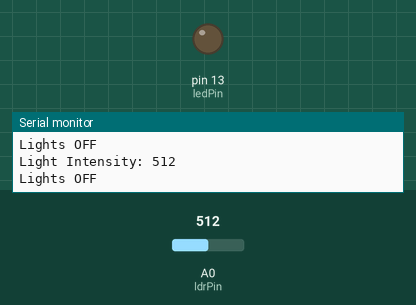
This sketch was run on a simulated Arduino Uno, built with avr-gcc and run on an emulated ATmega328P. Parts: output pins drawn as LEDs (lit = HIGH), the last lines printed to the serial monitor. The test bench sets the inputs (shaded band); at power-on: A0 (ldrPin) = 512.

Above: at 1.2 s.
1.3 s: A0 (ldrPin) set to 483
At 2.3 s:
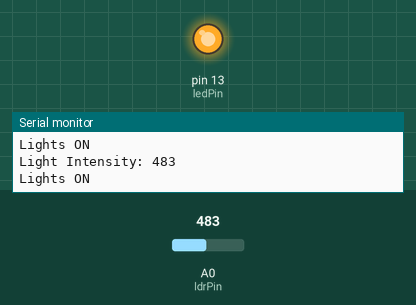
2.8 s: A0 (ldrPin) set to 510
At 3.8 s:
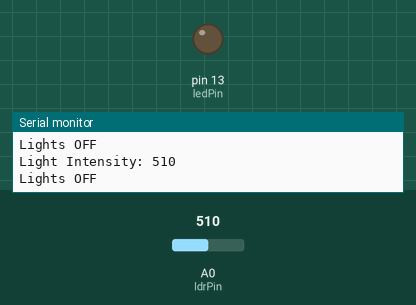
4.3 s: A0 (ldrPin) set to 490
At 5.2 s:
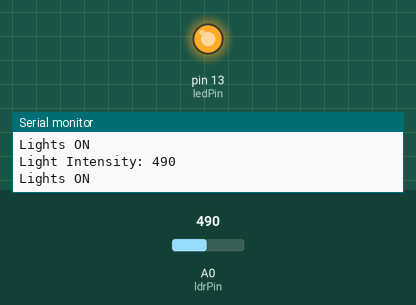
Timing chart, 0 to 7.3 s (numbered marks = the images above; inputs shaded):
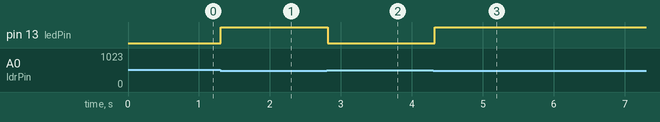

Measured:
- the behaviour switches between 500 and 499 on A0 (ldrPin) (found by bisection; images 0 and 1)
- after the input at 1.3 s, pin 13 (ledPin): LOW → HIGH at once
- after the input at 2.8 s, pin 13 (ledPin): HIGH → LOW at once
- after the input at 4.3 s, pin 13 (ledPin): LOW → HIGH at once

The sketch:

automated_lighting.ino
```cpp
// Arduino code for Automated Lighting System based on Natural Light

// Define pins
const int ldrPin = A0; // LDR connected to analog pin A0
const int ledPin = 13; // LED connected to digital pin 13 (or relay controlling lights)

// Threshold for light intensity (adjust as needed)
int lightThreshold = 500; // Example value, calibrate for your environment

void setup() {
  Serial.begin(9600); // Initialize serial communication for debugging
  pinMode(ledPin, OUTPUT); // Set LED pin as output
  pinMode(ldrPin, INPUT);  // Set LDR pin as input
}

void loop() {
  // Read light intensity from LDR
  int lightIntensity = analogRead(ldrPin);

  // Print light intensity for monitoring (optional)
  Serial.print("Light Intensity: ");
  Serial.println(lightIntensity);

  // Check if light intensity is below threshold
  if (lightIntensity < lightThreshold) {
    // Turn on the lights
    digitalWrite(ledPin, HIGH);
    Serial.println("Lights ON");
  } else {
    // Turn off the lights
    digitalWrite(ledPin, LOW);
    Serial.println("Lights OFF");
  }

  delay(100); // Small delay for stability (optional)
}
```
